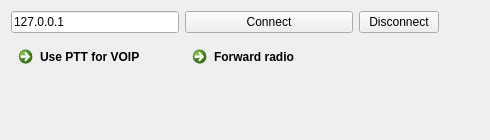
        <widget class="QWidget" name="tab_3">
         <property name="sizePolicy">
          <sizepolicy hsizetype="MinimumExpanding" vsizetype="MinimumExpanding">
           <horstretch>0</horstretch>
           <verstretch>0</verstretch>
          </sizepolicy>
         </property>
         <property name="toolTip">
          <string>&lt;html&gt;&lt;head/&gt;&lt;body&gt;&lt;p&gt;Config&lt;/p&gt;&lt;/body&gt;&lt;/html&gt;</string>
         </property>
         <attribute name="title">
          <string>VOIP</string>
         </attribute>
         <layout class="QGridLayout" name="gridLayout_2">
          <item row="1" column="0">
           <widget class="QCommandLinkButton" name="pttVoipButton">
            <property name="sizePolicy">
             <sizepolicy hsizetype="Fixed" vsizetype="Fixed">
              <horstretch>0</horstretch>
              <verstretch>0</verstretch>
             </sizepolicy>
            </property>
            <property name="minimumSize">
             <size>
              <width>120</width>
              <height>50</height>
             </size>
            </property>
            <property name="styleSheet">
             <string notr="true">font: 14pt &quot;Sans Serif&quot;;
border-width: 4px;
</string>
            </property>
            <property name="text">
             <string>Use PTT for VOIP</string>
            </property>
            <property name="checkable">
             <bool>true</bool>
            </property>
           </widget>
          </item>
          <item row="0" column="3">
           <spacer name="horizontalSpacer_5">
            <property name="orientation">
             <enum>Qt::Horizontal</enum>
            </property>
            <property name="sizeHint" stdset="0">
             <size>
              <width>40</width>
              <height>20</height>
             </size>
            </property>
           </spacer>
          </item>
          <item row="0" column="0">
           <widget class="QLineEdit" name="voipServerEdit">
            <property name="styleSheet">
             <string notr="true">
font: 14pt &quot;Sans Serif&quot;;</string>
            </property>
            <property name="text">
             <string>127.0.0.1</string>
            </property>
           </widget>
          </item>
          <item row="0" column="1">
           <widget class="QPushButton" name="voipConnectButton">
            <property name="styleSheet">
              <string notr="true">font: 14pt &quot;Sans Serif&quot;;</string>
            </property>
            <property name="text">
             <string>Connect</string>
            </property>
           </widget>
          </item>
          <item row="0" column="2">
           <widget class="QPushButton" name="voipDisconnectButton">
            <property name="styleSheet">
             <string notr="true">font: 14pt &quot;Sans Serif&quot;;
</string>
            </property>
            <property name="text">
             <string>Disconnect</string>
            </property>
           </widget>
          </item>
          <item row="2" column="0">
           <spacer name="verticalSpacer_2">
            <property name="orientation">
             <enum>Qt::Vertical</enum>
            </property>
            <property name="sizeHint" stdset="0">
             <size>
              <width>20</width>
              <height>40</height>
             </size>
            </property>
           </spacer>
          </item>
          <item row="1" column="1">
           <widget class="QCommandLinkButton" name="voipForwardButton">
            <property name="styleSheet">
             <string notr="true">font: 14pt &quot;Sans Serif&quot;;
border-width: 4px;
</string>
            </property>
            <property name="text">
             <string>Forward radio</string>
            </property>
            <property name="checkable">
             <bool>true</bool>
            </property>
           </widget>
          </item>
         </layout>
        </widget>
